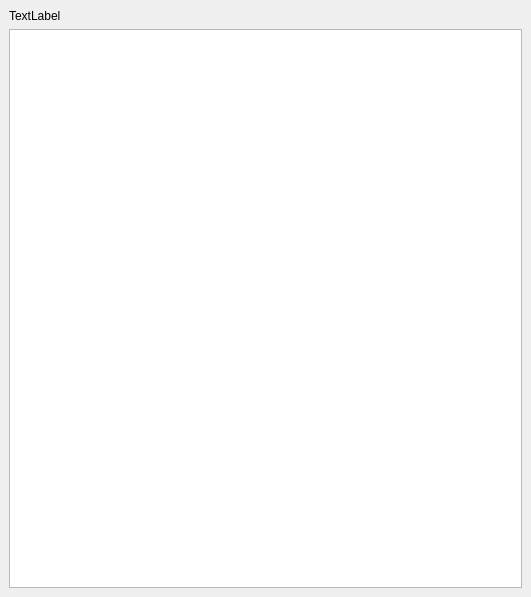
<?xml version="1.0" encoding="UTF-8"?>
<ui version="4.0">
 <class>LogPanel</class>
 <widget class="QDockWidget" name="LogPanel">
  <property name="geometry">
   <rect>
    <x>0</x>
    <y>0</y>
    <width>531</width>
    <height>597</height>
   </rect>
  </property>
  <property name="windowTitle">
   <string>DockWidget</string>
  </property>
  <widget class="QWidget" name="dockWidgetContents">
   <layout class="QVBoxLayout" name="verticalLayout">
    <item>
     <widget class="QLabel" name="label">
      <property name="text">
       <string>TextLabel</string>
      </property>
     </widget>
    </item>
    <item>
     <widget class="QListWidget" name="MsgList"/>
    </item>
   </layout>
  </widget>
 </widget>
 <resources/>
 <connections/>
</ui>
